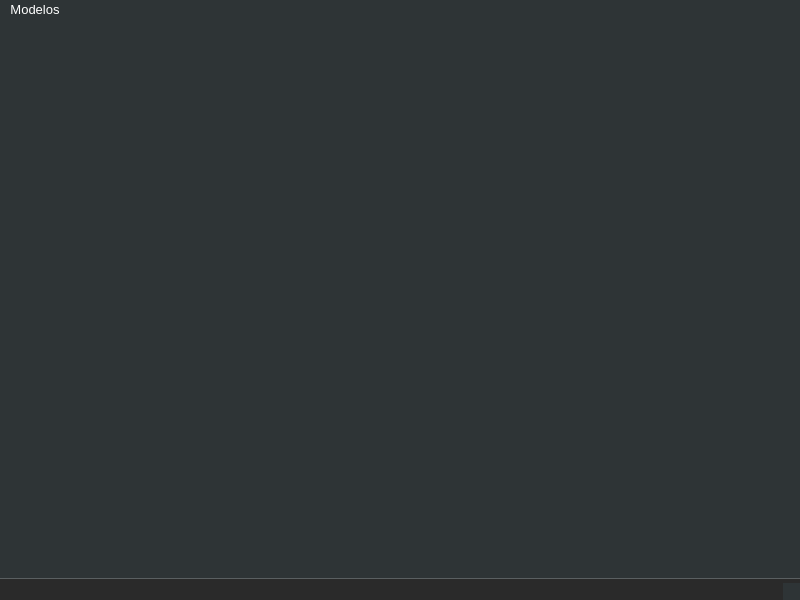
<?xml version="1.0" encoding="UTF-8"?>
<ui version="4.0">
 <class>MainWindow</class>
 <widget class="QMainWindow" name="MainWindow">
  <property name="geometry">
   <rect>
    <x>0</x>
    <y>0</y>
    <width>800</width>
    <height>600</height>
   </rect>
  </property>
  <property name="windowTitle">
   <string>MainWindow</string>
  </property>
  <property name="styleSheet">
   <string notr="true">/*
 * QT STYLE SHEET (CSS) COMPLETO - TEMA OSCURO
 * Apariencia: Profesional, Oscura y de Alto Contraste
 */

/*********************************
 * 1. ESTILOS BASE (QWidget)
 *********************************/
QWidget {
    /* Fondo principal: Gris muy oscuro */
    background-color: #2e3436; 
    /* Color de texto: Blanco brillante */
    color: #ffffff;
    /* Fuente moderna y legible */
    font-family: &quot;Segoe UI&quot;, &quot;Helvetica Neue&quot;, Helvetica, Arial, sans-serif;
    font-size: 10pt;
}

/*********************************
 * 2. ESTILOS PARA QMENU Y QACTION
 *********************************/

/* Contenedor del menú desplegable */
QMenu {
    /* Fondo del menú: Ligeramente más claro que la base, para separarlo */
    background-color: #3e4447;
    /* Borde sutil */
    border: 1px solid #5a5f61;
    /* Relleno interno */
    padding: 5px;
    /* Sombra opcional (Qt lo maneja automáticamente o requiere propiedades especiales) */
}

/* Elementos individuales del menú (QAction) */
QMenu::item {
    /* Color de texto */
    color: #ffffff;
    /* Relleno */
    padding: 5px 20px 5px 10px;
    margin: 1px 0px;
    border-radius: 3px;
}

/* Estado al pasar el ratón (Hover) y seleccionar */
QMenu::item:selected {
    /* Fondo de resaltado: Azul o cian oscuro, vibrante pero no demasiado brillante */
    background-color: #0078d4; 
    /* Color de texto al seleccionar: Blanco */
    color: #ffffff;
}

/* Estilo para items deshabilitados */
QMenu::item:disabled {
    /* Color atenuado */
    color: #888888;
}

/* Separadores entre grupos de acciones */
QMenu::separator {
    /* Línea delgada de un gris intermedio */
    height: 1px;
    background-color: #5a5f61;
    /* Espacio arriba y abajo del separador */
    margin: 6px 0px 6px 0px;
}

/*********************************
 * 3. ESTILOS PARA QSTATUSBAR
 *********************************/

QStatusBar {
    /* Fondo: Similar o ligeramente más oscuro que la base */
    background-color: #2a2a2a; 
    /* Borde superior para una separación clara */
    border-top: 1px solid #5a5f61;
    /* Color de texto */
    color: #cccccc;
    /* Relleno */
    padding: 3px; 
}

/* Estilo para los widgets incrustados en la barra de estado */
QStatusBar::item {
    border: none;
    padding: 0px 8px;
}</string>
  </property>
  <widget class="QWidget" name="centralwidget"/>
  <widget class="QMenuBar" name="menubar">
   <property name="geometry">
    <rect>
     <x>0</x>
     <y>0</y>
     <width>800</width>
     <height>23</height>
    </rect>
   </property>
   <widget class="QMenu" name="menuModelos">
    <property name="title">
     <string>Modelos</string>
    </property>
    <addaction name="actionBasicos"/>
    <addaction name="separator"/>
    <addaction name="actionLangchain"/>
    <addaction name="actionSalir"/>
   </widget>
   <addaction name="menuModelos"/>
  </widget>
  <widget class="QStatusBar" name="statusbar"/>
  <action name="actionBasicos">
   <property name="text">
    <string>Básicos</string>
   </property>
  </action>
  <action name="actionLangchain">
   <property name="text">
    <string>Langchain</string>
   </property>
  </action>
  <action name="actionSalir">
   <property name="text">
    <string>Salir</string>
   </property>
  </action>
 </widget>
 <resources/>
 <connections/>
</ui>
